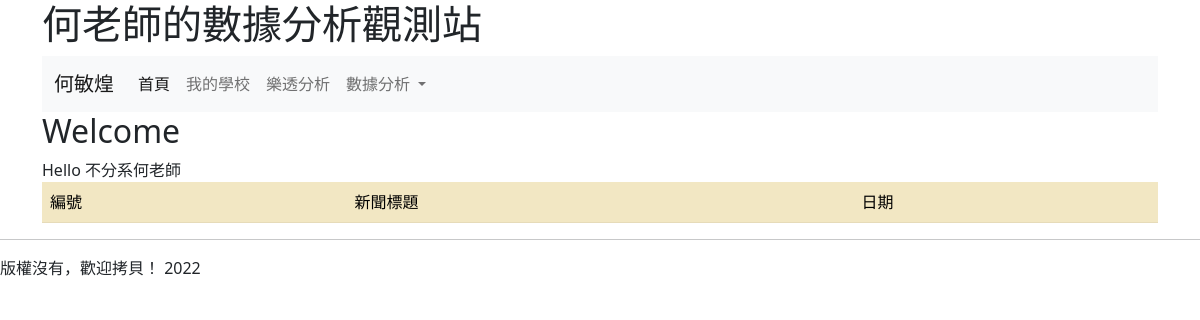
The app's page /, older data.
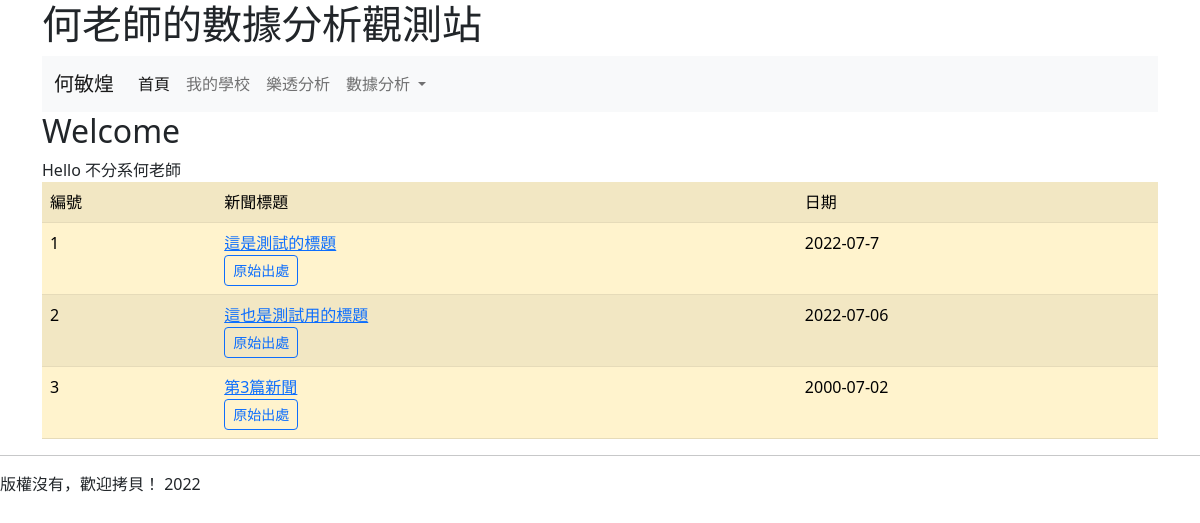
The same page, newer data.
### mysite/models.py (models this page shows, shortened)
class News(models.Model):
    title = models.CharField(max_length=200)
    content = models.TextField()
    pdate = models.CharField(max_length=50)
    url = models.CharField(max_length=200)
    class Meta:
        ordering = ('-pdate',)

### mysite/views.py (the view)
# urls.py: path('', views.index),
def index(request):
    name = "不分系何老師"
    news = News.objects.all()
    return render(request, "index.html", locals())

### templates/index.html (shortened to what this page needs)
{% extends "base.html" %}
{% block headmessage %} <h2>Welcome</h2> {% endblock %}
{% block content %}
    Hello
    {% if name %}
    {{ name }}
    {% else %}
    陌生人
    {% endif %}
    <table class="table table-warning table-striped">
        <tr><td>編號</td><td>新聞標題</td><td>日期</td></tr>
    {% for item in news %}
        <tr>
            <td>{{ forloop.counter }}</td>
            <td>
                <a href="/show/{{ item.id }}/">{{item.title}}</a><br>
                <a class="btn btn-sm btn-outline-primary" href="{{item.url}}">原始出處</a>
            </td>
            <td>{{ item.pdate }}</td>
        </tr>
    {% endfor %}
    </table>
{% endblock %}

### templates/base.html (shortened to what this page needs)
<!doctype html>
<html>
  <head>
    <link href="https://cdn.jsdelivr.net/npm/bootstrap@5.2.0-beta1/dist/css/bootstrap.min.css" rel="stylesheet">
  </head>
  <body>
    <div class="container">
        {% include "header.html" %}
        {% block headmessage %} {% endblock %}
        {% block content %} {% endblock %}
    </div>
        {% include "footer.html" %}
  </body>
</html>

### templates/header.html (shortened to what this page needs)
<h1>
</h1>
<nav class="navbar navbar-expand-lg bg-light">
    <div class="container-fluid">
      <a class="navbar-brand" href="#">何敏煌</a>
      <div class="collapse navbar-collapse" id="navbarNavDropdown">
        <ul class="navbar-nav">
          <li class="nav-item">
            <a class="nav-link active" aria-current="page" href="/">首頁</a>
          </li>
          <li class="nav-item">
            <a class="nav-link" href="https://www.nkust.edu.tw/">我的學校</a>
          </li>
          <li class="nav-item">
            <a class="nav-link" href="/lotto/">樂透分析</a>
          </li>
          <li class="nav-item dropdown">
            <a class="nav-link dropdown-toggle" href="#" id="navbarDropdownMenuLink" role="button" data-bs-toggle="dropdown" aria-expanded="false">
              數據分析
            </a>
          </li>
        </ul>
      </div>
    </div>
  </nav>

### templates/footer.html
<hr>
版權沒有，歡迎拷貝！ 2022

Row changes from the older to the newer data that the page shows:
added News: title "這是測試的標題", pdate "2022-07-7"
added News: title "這也是測試用的標題", pdate "2022-07-06"
added News: title "第3篇新聞", pdate "2000-07-02"
